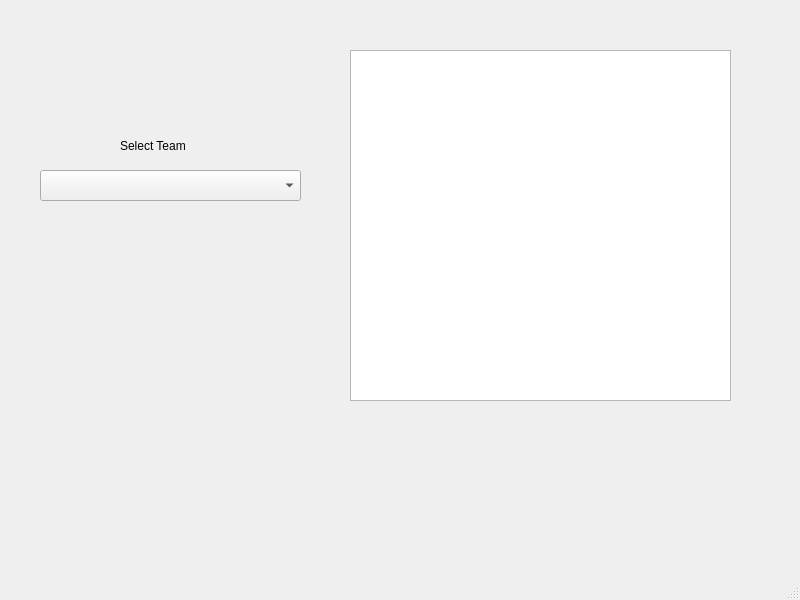
<?xml version="1.0" encoding="UTF-8"?>
<ui version="4.0">
 <class>teamInfoWindow</class>
 <widget class="QMainWindow" name="teamInfoWindow">
  <property name="geometry">
   <rect>
    <x>0</x>
    <y>0</y>
    <width>800</width>
    <height>600</height>
   </rect>
  </property>
  <property name="windowTitle">
   <string>MainWindow</string>
  </property>
  <widget class="QWidget" name="centralwidget">
   <widget class="QComboBox" name="selectTeamcomboBox">
    <property name="geometry">
     <rect>
      <x>40</x>
      <y>170</y>
      <width>261</width>
      <height>31</height>
     </rect>
    </property>
   </widget>
   <widget class="QLabel" name="label">
    <property name="geometry">
     <rect>
      <x>120</x>
      <y>130</y>
      <width>141</width>
      <height>31</height>
     </rect>
    </property>
    <property name="text">
     <string>Select Team</string>
    </property>
   </widget>
   <widget class="QTextBrowser" name="textBrowser">
    <property name="geometry">
     <rect>
      <x>350</x>
      <y>50</y>
      <width>381</width>
      <height>351</height>
     </rect>
    </property>
   </widget>
  </widget>
  <widget class="QMenuBar" name="menubar">
   <property name="geometry">
    <rect>
     <x>0</x>
     <y>0</y>
     <width>800</width>
     <height>24</height>
    </rect>
   </property>
  </widget>
  <widget class="QStatusBar" name="statusbar"/>
 </widget>
 <resources/>
 <connections/>
</ui>
